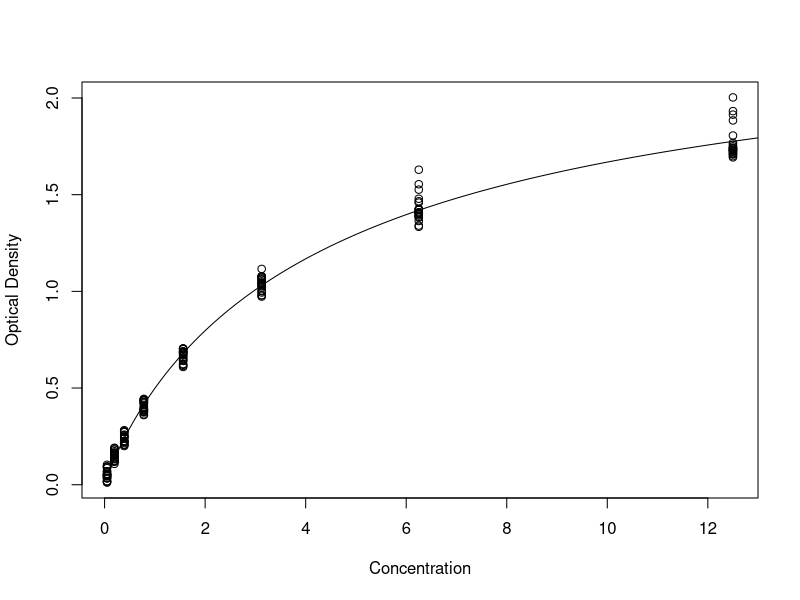
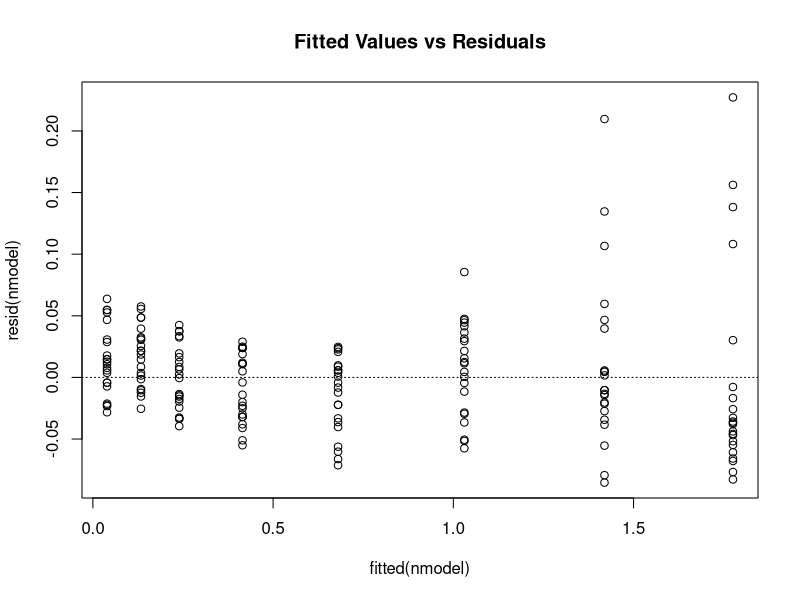
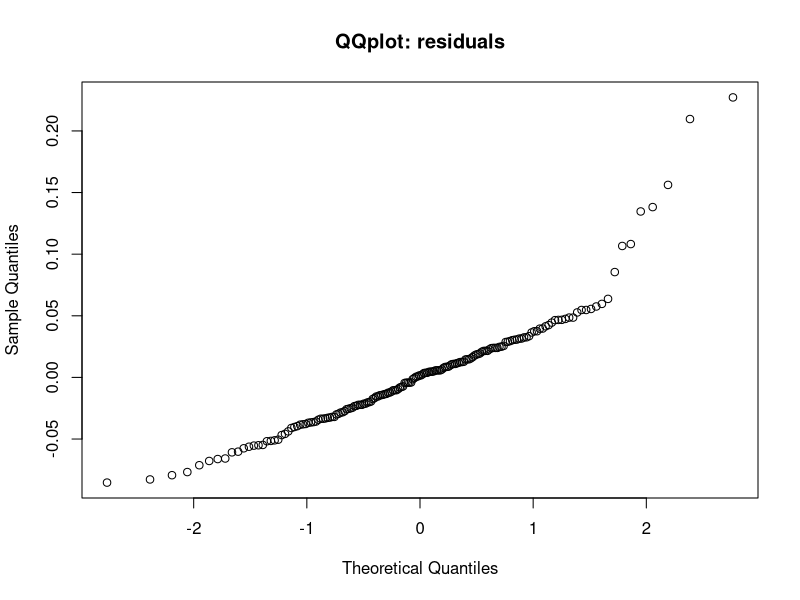
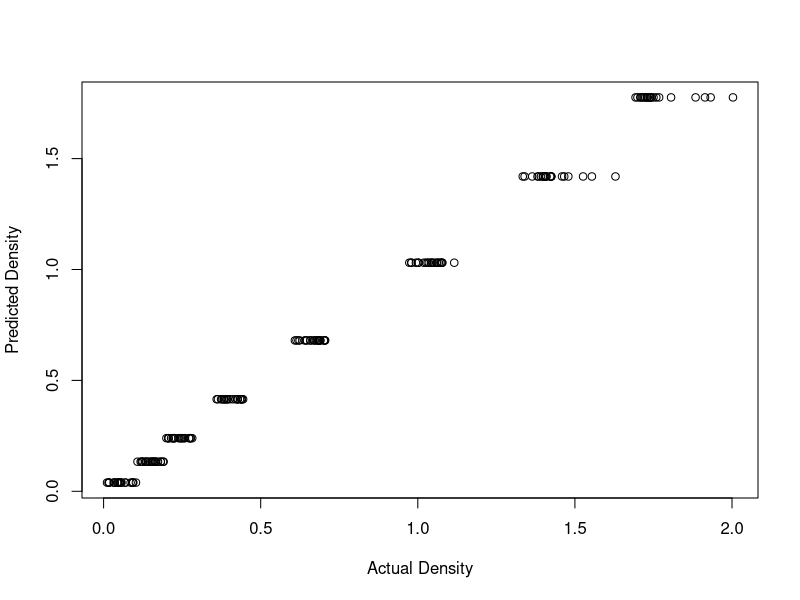

Recreate these plots in R, in order.
## ---- chunk 1
knitr::opts_chunk$set(echo = TRUE)
## ---- chunk 2
# provides Run, conc, density
attach(DNase)
n = length(density)
plot(conc, density, xlab="Concentration", ylab="Optical Density")

# formula we want to fit to data
form = as.formula(density~theta1 / (1+exp((theta2-log(conc))/theta3)))

# now do nonlinear least squares
#   (we provide a starting point for the Gauss-Newton method)
nmodel = nls(form, DNase, start=c(theta1=3, theta2=0, theta3=1))
nmodel

## evaluating our model
# plot our fit as a line on the original data:
f = function(x, theta) return(predict(nmodel, data.frame(conc=x)))
x=seq(from=0.1,to=13,by=0.1)
lines(x,f(x,coef(nmodel)))

## checking model assumptions:
# plot residuals against fitted values:
#   note: fitted(nmodel) is the same as preds
plot(fitted(nmodel), resid(nmodel), main="Fitted Values vs Residuals")
abline(h=0, lty=3)
qqnorm(resid(nmodel), main="QQplot: residuals")

# make a prediction:
#predict(nmodel, data.frame(conc=conc[1]))
#density[1]

preds = predict(nmodel, data.frame(conc=conc))
plot(density, preds, xlab="Actual Density", ylab="Predicted Density")
## ---- chunk 3
# evaluating our model further...

# estimated covariance matrix
covEst = vcov(nmodel)
covEst

summary(nmodel)

print("95% confidence interval for thetas:")
confint(nmodel)

# CI for prediction:
# make a prediction:
print("prediction with CI:")
val = 4 # conc value for which we're predicting on
predict(nmodel, data.frame(conc=val))

#TODO: have to define function grad (slide 14 doesn't provide it)
#f4=f(val, coef(nmodel))
#gradvec = grad(val, coef(nmodel))
#se = sqrt(t(gradvec)%*%vcov(nmodel)%*%gradvec)
#lb = f4-qt(0.95, n-p)*se
#ub = f4+qt(0.95, n-p)*se
#c(lb,ub) # CI
